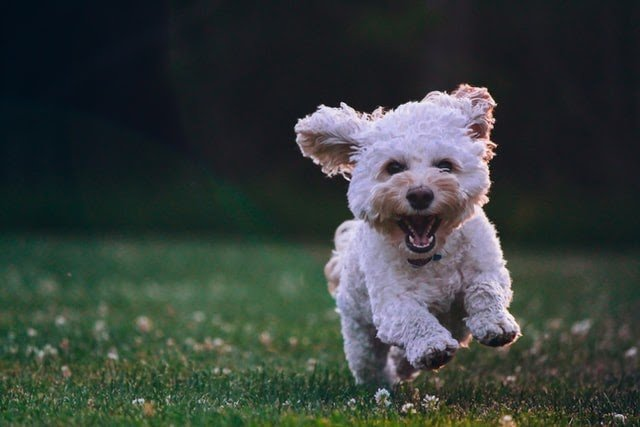
#> input picture im1.jpg, 640 x 427 px
$ python Essential_5_functios_for_CV2.py
#> lines starting #> are read from the running program, lines starting #| are printed output that depends on the picture; after the words box and inside, x2 and y2 are one past the last pixel; in counts of white or black regions, pixels touching at a corner belong together
import cv2 as cv
import numpy as np
img= cv.imread("im1.jpg")
#> img is the input picture: shape (427, 640, 3); mean B, G, R 59.6, 63.1, 55.2
cv.imshow("Innitial Image",img)
#grayscaling the image
gray=cv.cvtColor(img,cv.COLOR_BGR2GRAY)
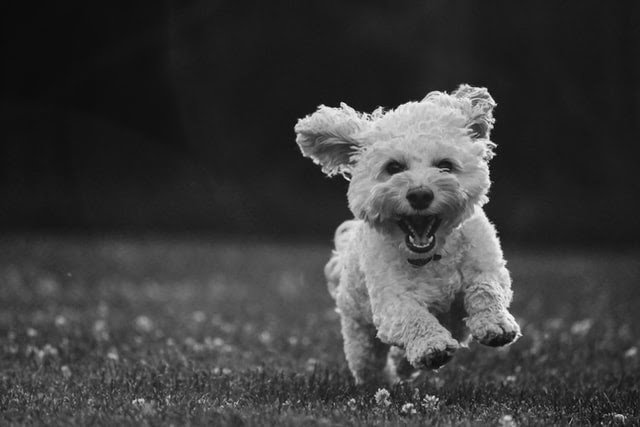
#> gray: shape (427, 640); min 1, max 253, mean 60.3
cv.imshow("gray Image",gray)
#how to blur an image using open cv
blur=cv.GaussianBlur(img,(7,7),cv.BORDER_DEFAULT)
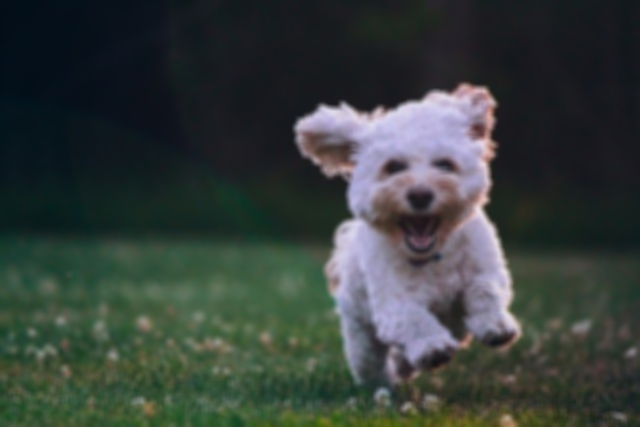
#> blur: shape (427, 640, 3); mean B, G, R 59.6, 63.1, 55.2
cv.imshow("blur",blur)

#cascading the edges of the image
canny=cv.Canny(img,125,200)
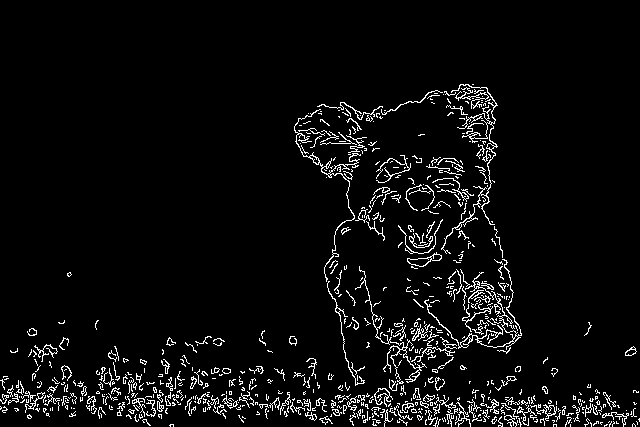
#> canny: shape (427, 640); 4.9% white in thin lines or dots, all inside (x1, y1, x2, y2) = (0, 84, 640, 427)
cv.imshow("cascaded edges",canny)

#dilating the image
dilate=cv.dilate(canny,(5,5),iterations=3)
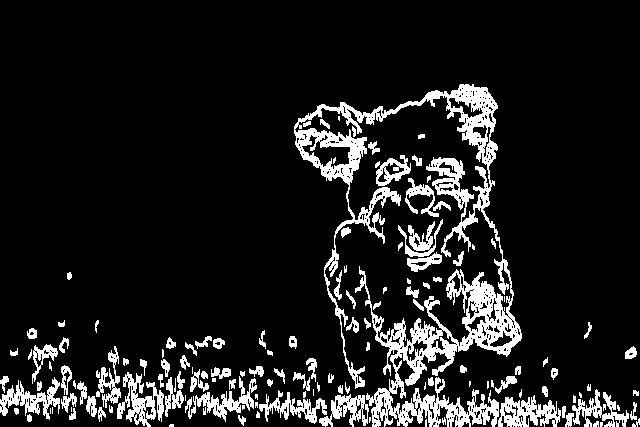
#> dilate: shape (427, 640); 11.8% white; 139 white regions (34 under 20 px), largest, box (x1, y1, x2, y2) and area: (294, 84, 522, 427) 16902, (117, 372, 164, 427) 1161, (498, 395, 561, 427) 1130
cv.imshow("dilated image",dilate)

#eroding the image (reversing the dilation process)
erode= cv.erode(dilate,(3,3),iterations=3)
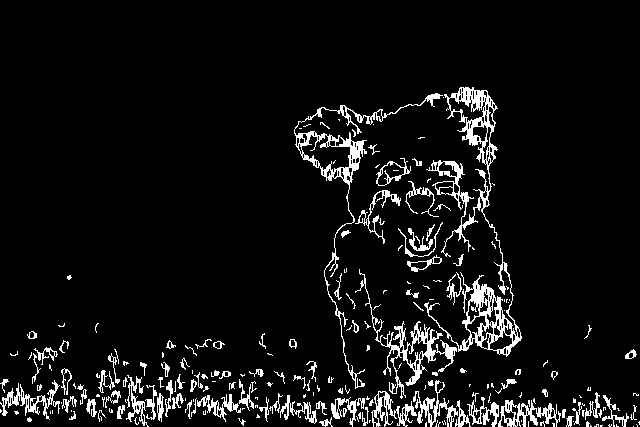
#> erode: shape (427, 640); 6.9% white in thin lines or dots, all inside (x1, y1, x2, y2) = (0, 87, 640, 427)
cv.imshow("eroded Image",erode)


cv.waitKey(0) & 0xff==ord("q")

$ run again, with im3.jpg copied over im1.jpg
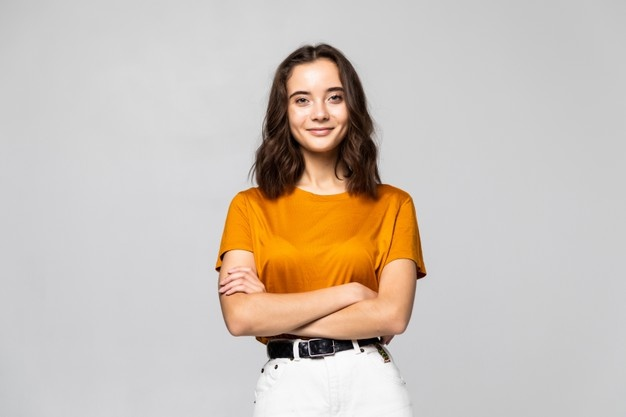
#> input picture im3.jpg, 626 x 417 px
#> img is the input picture: shape (417, 626, 3); mean B, G, R 184.5, 194.2, 204.8
#> `canny=cv.Canny(img,125,200)`:
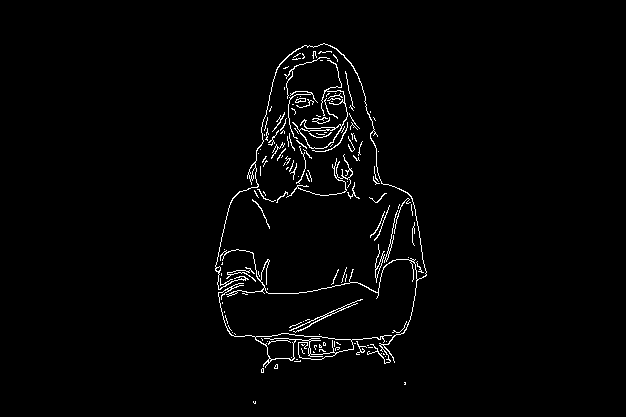
#> canny: shape (417, 626); 1.9% white in thin lines or dots, all inside (x1, y1, x2, y2) = (215, 43, 427, 404)
#> dilate: shape (417, 626); 4.8% white; 22 white regions (6 under 20 px), largest, box (x1, y1, x2, y2) and area: (215, 43, 427, 376) 11193, (348, 113, 363, 164) 259, (370, 205, 390, 244) 175
#> `erode= cv.erode(dilate,(3,3),iterations=3)`:
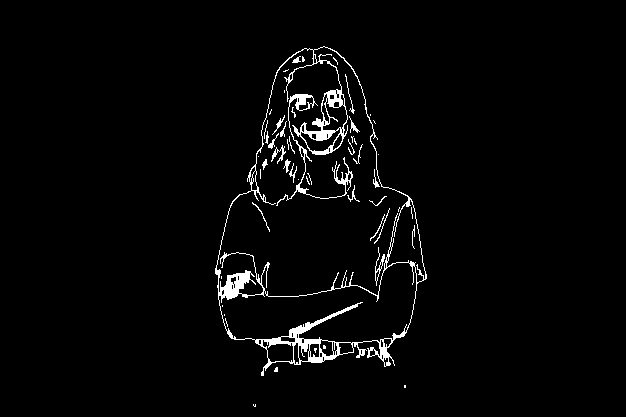
#> erode: shape (417, 626); 2.6% white; 53 white regions (29 under 20 px), largest, box (x1, y1, x2, y2) and area: (215, 46, 427, 376) 4988, (276, 94, 353, 206) 694, (375, 247, 385, 286) 97

$ run again, with im4.jpg copied over im1.jpg
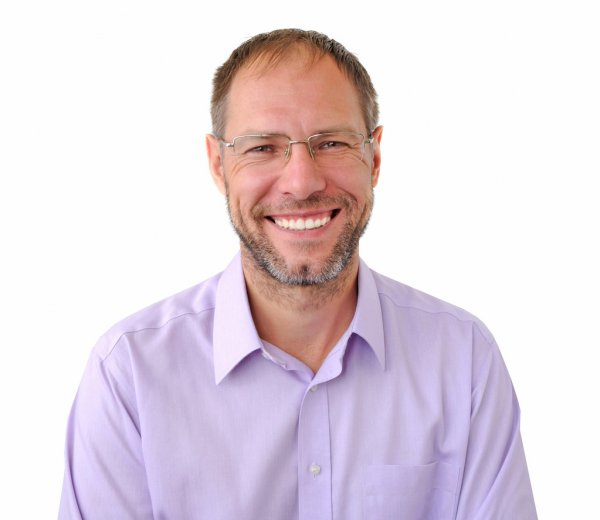
#> input picture im4.jpg, 600 x 520 px
#> img is the input picture: shape (520, 600, 3); mean B, G, R 224.8, 216.1, 228.1
#> `canny=cv.Canny(img,125,200)`:
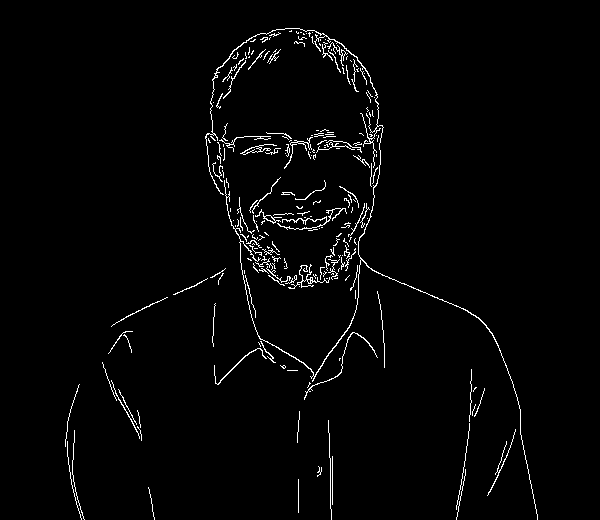
#> canny: shape (520, 600); 2.2% white in thin lines or dots, all inside (x1, y1, x2, y2) = (65, 28, 538, 520)
#> dilate: shape (520, 600); 4.9% white; 45 white regions (8 under 20 px), largest, box (x1, y1, x2, y2) and area: (205, 28, 538, 520) 10944, (102, 362, 142, 444) 409, (65, 384, 85, 520) 360
#> `erode= cv.erode(dilate,(3,3),iterations=3)`:
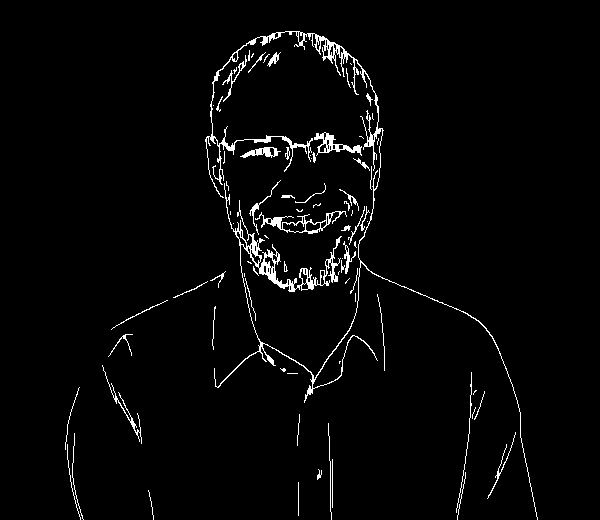
#> erode: shape (520, 600); 2.7% white in thin lines or dots, all inside (x1, y1, x2, y2) = (65, 31, 538, 520)

$ run again, with T1.jpg copied over im1.jpg
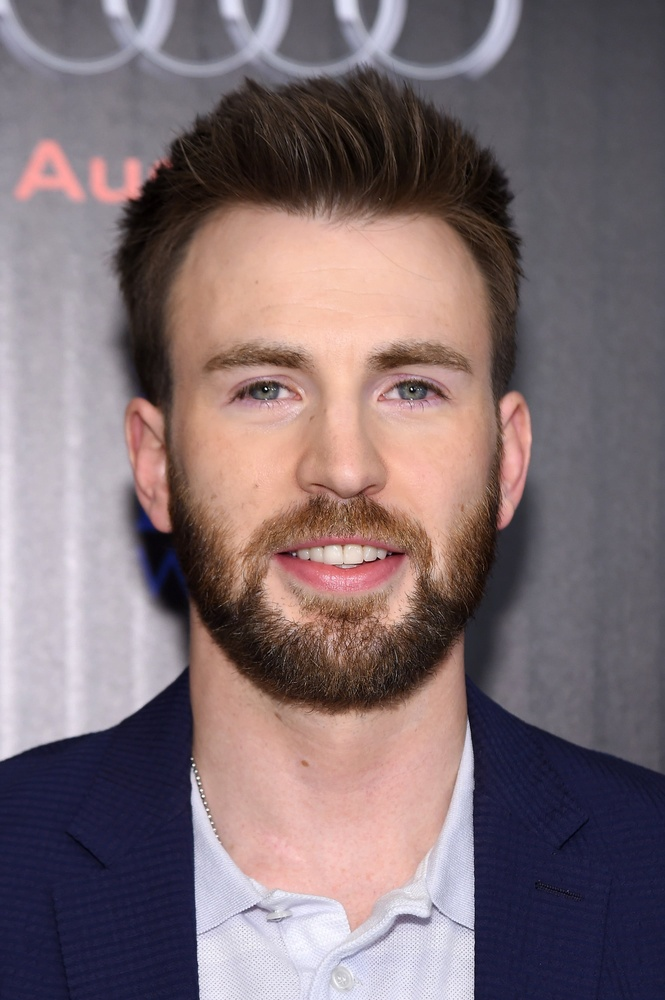
#> input picture T1.jpg, 665 x 1000 px, shrunk from 1996 x 3000 before the run
#> img is the input picture: shape (1000, 665, 3); mean B, G, R 114.5, 110.1, 126.5
#> `canny=cv.Canny(img,125,200)`:
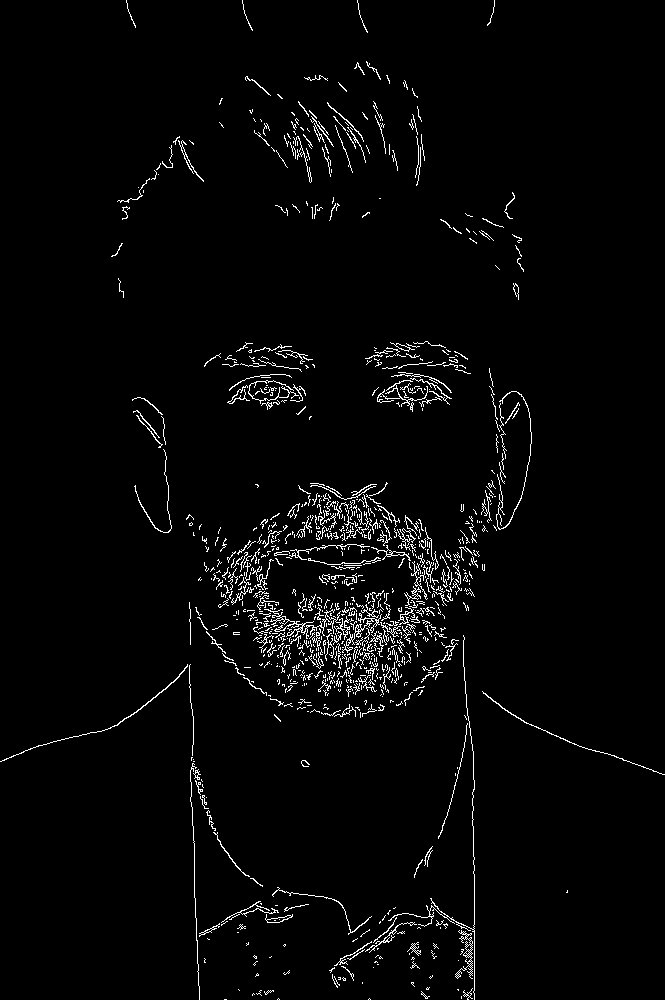
#> canny: shape (1000, 665); 2.6% white in thin lines or dots
#> dilate: shape (1000, 665); 6.4% white; 225 white regions (69 under 20 px), largest, box (x1, y1, x2, y2) and area: (210, 482, 462, 700) 16471, (329, 635, 475, 1000) 2941, (365, 341, 471, 415) 2881
#> `erode= cv.erode(dilate,(3,3),iterations=3)`:
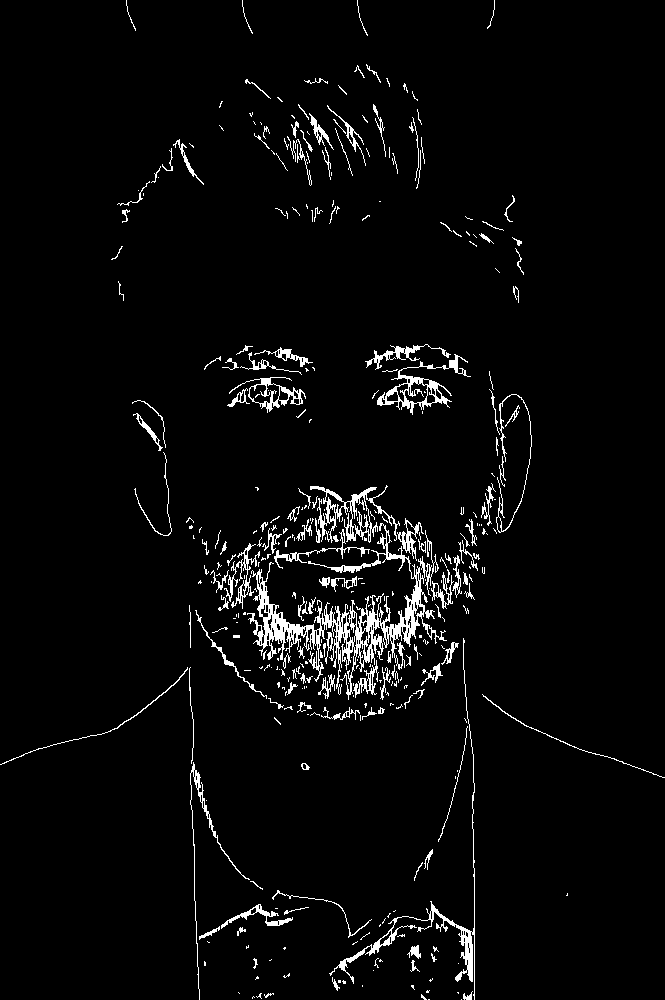
#> erode: shape (1000, 665); 3.6% white in thin lines or dots
